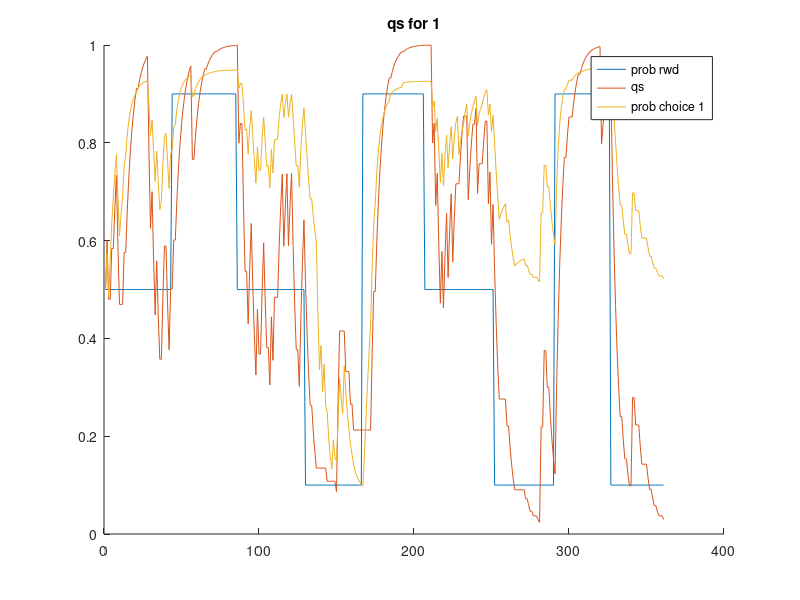
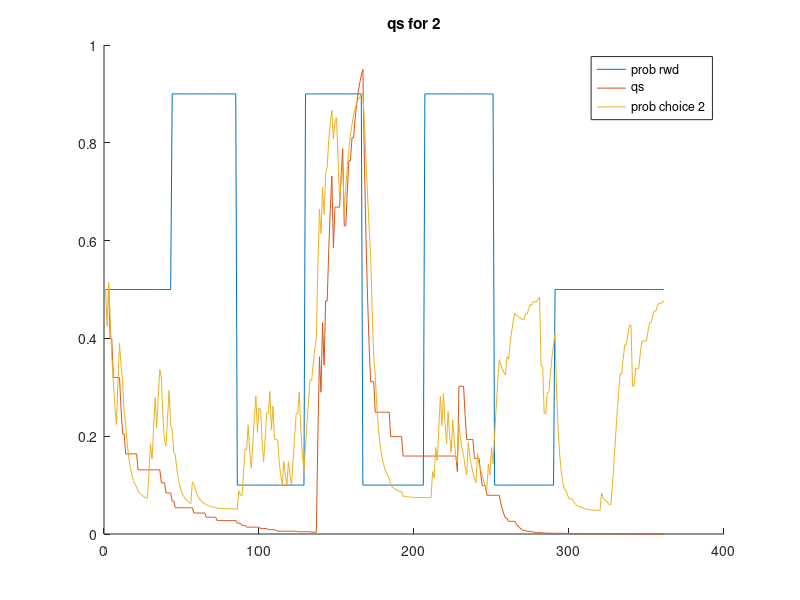

These figures' MATLAB source, in order: (Note: this script raises an error after producing the figures.)
%% part 1
%% prepare simulation
% load probabilities
prob_rwd_1 = csvread('prob_rwd_1.csv');
prob_rwd_2 = csvread('prob_rwd_2.csv');

% initialize
num_trials = 361;
a = 0.2;
b = 3;

% vars for qs/outputs
%rand_nums = rand(1, num_trials);
qs_1 = zeros(1, num_trials + 1);
qs_2 = zeros(1, num_trials + 1);
qs_1(1) = 0.5;
qs_2(1) = 0.5;
prob_choice_1 = zeros(1, num_trials);
prob_choice_2 = zeros(1, num_trials);
rewarded = zeros(1, num_trials);

%% run simulation
% iterate trials
for i = 1:num_trials
    
    % get qs
    q1 = qs_1(i);
    q2 = qs_2(i);
    
    % calculate probabilities of choosing
    prob_1 = 1 / (1 + exp(-b *(q1-q2)));
    prob_2 = 1 - prob_1;
    
    % save prob of choice
    prob_choice_1(i) = prob_1;
    prob_choice_2(i) = prob_2;
    
    % get p_reward and update qs if necessary
    rand_num = rand();
    if rand_num <= prob_1
        p_reward = prob_rwd_1(i);
        reward = rand_num <= p_reward;
        rpe = reward - q1;
        new_q = q1 + (a * rpe);
        qs_1(i+1) = new_q;
        qs_2(i+1) = q2;
    else
        p_reward = prob_rwd_2(i);
        reward = rand_num <= p_reward;
        rpe = reward - q2;
        new_q = q2 + (a * rpe);
        qs_1(i+1) = q1;
        qs_2(i+1) = new_q;
    end
    
    % store if we got a reward
    rewarded(i) = reward;
end

% trim last trial..
qs_1 = qs_1(1:num_trials);
qs_2 = qs_2(1:num_trials);

%% plot results of simulation
figure
hold on
plot(prob_rwd_1)
plot(qs_1)
plot(prob_choice_1)
title('qs for 1')
legend('prob rwd', 'qs', 'prob choice 1')

figure
hold on
plot(prob_rwd_2)
plot(qs_2)
plot(prob_choice_2)
title('qs for 2')
legend('prob rwd', 'qs', 'prob choice 2')

%% compute likelihood model produces this sequence of outcomes given the 
% reward for each choice
% take qs and action values to compute probability
% calculate the likelihood of the sequence of choices given the model and
% outcomes
trials_chosen_1 = prob_choice_1 >= prob_choice_2;
trials_chosen_2 = prob_choice_1 < prob_choice_2;
probs_chosen = prob_choice_1 .* trials_chosen_1 + prob_choice_2 .* trials_chosen_2;
ll = log(prod(probs_chosen));

%% calculate log likelihood w/ function
% compare to 1b
choices = trials_chosen_1 + trials_chosen_2 * 2;
outcomes = rewarded;
ll_new = q_log_likelihood(choices, outcomes, 0.5, 0.5, 0.2, 3);


%% fit model
lol = fmincon(@(x) -q_log_likelihood(choices, outcomes, 0.5, 0.5, x(1), x(2)), [0.1, 4]);


%% plot surface
alphas = linspace(0.01, 0.6);
betas = linspace(0.1, 6);
ll_mat = zeros(length(alphas), length(betas));

% build surface matrix
for a = 1:length(alphas)
    for b = 1:length(betas)
        ll_mat(a, b) = -q_log_likelihood(choices, outcomes, 0.5, 0.5, alphas(a), betas(b));
    end
end

% plot
figure()
surf(ll_mat)
xlabel('alphas');
ylabel('betas');
xticks = alphas;
yticks = betas;

%% part 2
%% setup for simulation
% vectors
ws_1 = zeros(1, num_trials + 1);
ws_2 = zeros(1, num_trials + 1);
rand_nums = rand(1, num_trials);
state_vals = zeros(1, num_trials + 1);
choices = zeros(1, num_trials);

% initial vals
a_w = 0.5;
a_v = 0.5;
b = 3;
num_trials = 361;
ws_1(1) = 0.5;
ws_2(1) = 0.5;
state_vals(1) = 0.4;

%% run simulation
for i = 1:num_trials
    
    % local vars
    w1 = ws_1(i);
    w2 = ws_2(i);
    v = state_vals(i);
    
    % calculate probability
    prob_1 = 1/(1+exp(-b * (w1 - w2)));
    prob_2 = 1 - prob_1;

    % make a choice
    rand_num = rand();
    if rand_num <= prob_1
        reward = rand() < prob_rwd_1(i);
        rpe = reward - v;
        
        % update w
        w1 = w1 + (a_w * rpe);
        
        % add choice/rewarded
        choices(i) = 1;
        rewarded(i) = reward;
    else
        reward = rand() < prob_rwd_2(i);
        rpe = reward - v;
        
        % update w 
        w2 = w2 + (a_w * rpe);
        
        % add choice/rewarded
        choices(i) = 2;
        rewarded(i) = reward;
        
    end
    
    % update state vals
    v = v + (a_v * rpe);
    
    % store next state
    ws_1(i+1) = w1;
    ws_2(i+1) = w2;
    state_vals(i+1) = v;
end

figure
hold on
plot(ws_1)
plot(prob_rwd_1)
plot(state_vals)
legend('w_1', 'prob rwd_1', 'state vals')
xlabel('trials')

figure
hold on
plot(ws_2)
plot(prob_rwd_2)
plot(state_vals)
legend('w_2', 'prob rwd_2', 'state vals')
xlabel('trials')
% plot for choice 1
%figure
%hold on
%plot(choices)
%plot(rewarded)

%% calculate log likelihood for actor-critic
ll = actor_critic_log_likelihood(choices, outcomes, ws_1(1), ws_2(1), state_vals(1), a_w, a_v, b);

%% fit model
lol = fmincon(@(x) -actor_critic_log_likelihood(choices, outcomes, ws_1(1), ws_2(1), state_vals(1), x(1), x(2), x(3)), [0.4, 0.3, 1], [], [], [], [], [0, 0, 0], [1, 1, 10]);

%% plot surface
a_ws = linspace(0.001, 1);
a_vs = linspace(0.001, 1);
betas = linspace(0.5, 10);
ll_mat = zeros(length(alphas), length(betas));

% fix a_w
a_w = 0.5;
for i = 1:length(a_vs)
    for j = 1:length(betas)
        ll_mat(i, j) = -actor_critic_log_likelihood(choices, outcomes, ws_1(1), ws_2(1), state_vals(1), a_w, a_vs(i), betas(j));
    end
end
figure
surf(ll_mat)
xlabel('a_v')
ylabel('betas')

% fix a_v
a_v = 0.5;
for i = 1:length(a_ws)
    for j = 1:length(betas)
        ll_mat(i, j) = -actor_critic_log_likelihood(choices, outcomes, ws_1(1), ws_2(1), state_vals(1), a_ws(i), a_v, betas(j));
    end
end
figure
surf(ll_mat)
xlabel('a_w')
ylabel('betas')

% fix beta
b = 3;
for i = 1:length(a_ws)
    for j = 1:length(a_vs)
        ll_mat(i, j) = -actor_critic_log_likelihood(choices, outcomes, ws_1(1), ws_2(1), state_vals(1), a_ws(i), a_vs(j), b);

    end
end
figure
surf(ll_mat)
xlabel('a_w')
ylabel('a_v')
